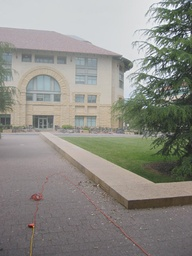
#> input picture image.jpg, 192 x 256 px, shrunk from 400 x 533 before the run, found by its file name
$ python main.py   (older library calls are emulated)
#> lines starting #> are read from the running program, lines starting #| are printed output that depends on the picture; long printed decimals are rounded
### ImgForm_Transmap/OptimizedTransmission.py
from ImgForm_Transmap.FindTransmission import *
import cv2
import cv2.ximgproc

def optimizedTrans_map(rgb):
    [h,w,k] = rgb.shape
    t,A=Transmission_map(rgb)
    temp = np.zeros((h,w),dtype=np.float32)
    J1 = np.zeros((h,w,k),dtype=np.uint8)


    '''Dehazed image in iteration 1'''
    for c in range(k):
        for i in range(h):
            for j in range(w):
                temp[i,j]=(((rgb[i,j][c] - A[c])/max(t[i,j],0.1)))+A[c]
        '''This is to normalize the image matrix of iteration 1 from 0 - 255'''
        minp=np.amin(temp)
        maxp=np.amax(temp)
        for i in range(h):
            for j in range(w):
                J1[i, j][c] = int(((temp[i, j] - minp) * 255) / (maxp - minp))


    '''S is size of local patch for darkchannel'''
    s = 3
    J1minchannel = np.zeros((h+s-1,w+s-1),dtype=np.float32)
    Iminchannel = np.zeros((h+s-1,w+s-1),dtype=np.float32)
    maxI = np.zeros((h,w),dtype=np.uint8)
    maxJ = np.zeros((h,w),dtype=np.uint8)
    minI = np.zeros((h,w),dtype=np.uint8)
    minJ = np.zeros((h,w),dtype=np.uint8)
    '''min channel/airlight of output image and Input image for optimized transmission'''
    for i in range(h):
        for j in range(w):
            J1minchannel[i, j]=min(J1[i,j][0]/A[0], J1[i,j][1]/A[1], J1[i,j][2]/A[2])
            Iminchannel[i, j] = min(rgb[i, j][0] / A[0], rgb[i, j][1] / A[1], rgb[i, j][2] / A[2])
            minI[i, j] = min(rgb[i, j][0], rgb[i, j][1], rgb[i, j][2])
            minJ[i, j] = min(J1[i, j][0], J1[i, j][1], J1[i, j][2])
            maxI[i, j] = max(rgb[i, j][0], rgb[i, j][1], rgb[i, j][2])
            maxJ[i, j] = max(J1[i, j][0], J1[i, j][1], J1[i, j][2])
    '''to extend the size of image for convolution multiplication'''
    for i in range(s-1):
        J1minchannel[h+i] = J1minchannel[i]
        Iminchannel[h + i] = Iminchannel[i]
    for i in range(h+s-1):
        for j in range(s-1):
            J1minchannel[i,w+j] = J1minchannel[i,j]
            Iminchannel[i,w+j] = Iminchannel[i,j]


    '''default omega value '''
    cmax=(255-np.mean(maxI))*np.std(maxJ)/(np.std(maxI)*(255-np.mean(maxJ)))
    cmin=(255-np.mean(minI))*np.std(minJ)/(np.std(minI)*(255-np.mean(minJ)))
    if(cmax>1.0):
        cmax = cmin
    t2 = np.zeros((h,w),dtype=np.uint8)
    '''optimized transmission map'''
    for i in range(h):
        for j in range(w):
            temp[i,j] = (255.0 -(np.amin(Iminchannel[i:i + s, j:j + s])))/max(1,(np.amin(J1minchannel[i:i + s, j:j + s])/0.95))
    '''This is to normalize the optimized transmission map'''
    minp = np.amin(temp)
    maxp = np.amax(temp)
    for i in range(h):
        for j in range(w):
            t2[i, j] = int(((temp[i, j]- minp) * 255) / (maxp - minp))


    '''t2 is the obtained optimized transmission map with block effect ,so we apply
    guided filtering to smoothen the image and remove block effect'''

    '''destinationimg=cv.ximgproc.guidedFilter(	guidedimg, srcimg, radius=1, eps=0.002[, dst[, dDepth]]	)'''
    t2 = cv2.ximgproc.guidedFilter(rgb,t2,3,5)
    #(np.mean(minI)*np.std(minJ)/(np.std(minI)*np.mean(minJ)))

    return t2,A,J1

### ImgForm_Transmap/FindTransmission.py
from ImgForm_Transmap.Airlight import *
from ImgForm_Transmap.Estimate_W import *

def Transmission_map(rgb):
    [h, w, k] = rgb.shape
    red = rgb[:, :, 2]
    green = rgb[:, :, 1]
    blue = rgb[:, :, 0]
    Ar = airLight(red)
    Ag = airLight(green)
    Ab = airLight(blue)

    s = 3
    # size of local patch
    mincolor = np.zeros((h + s - 1, w + s - 1), dtype=np.float32)
    '''to find min valu among channels and construct h,w image   minc(Ic/Ac)'''
    minI = np.zeros((h, w), dtype=np.uint8)
    '''minchannel of image'''
    for i in range(h):
        for j in range(w):
            minI[i,j]=min(red[i,j], green[i,j], blue[i,j])
            mincolor[i, j] = min(red[i,j]/Ar, green[i,j]/Ag, blue[i,j]/Ab)

    """To extend the size of image for convolution multiplication
    by copying the top rows to bottom and right colums to left"""
    for i in range(s - 1):
        mincolor[h + i] = mincolor[i]
    for i in range(h + s - 1):
        for j in range(s - 1):
            mincolor[i, w + j] = mincolor[i, j]

    '''To normalise values after division from 0 to 255'''
    minp = np.amin(mincolor)
    maxp = np.amax(mincolor)
    for i in range(h):
        for j in range(w):
            mincolor[i, j] = (mincolor[i, j] - minp) * 255.0 / (maxp - minp)

    minpatch = np.zeros((h, w), dtype=np.uint8)
    '''To find min values in local window this is final transmission map'''
    omega = 0.95
    '''generally omega between 0 and 1 take a arbitray value and
    find transmission map and use it find exact W for an image'''
    for i in range(h):
        for j in range(w):
            matx = np.array(mincolor[i:i + s, j:j + s])
            matx.resize((s,s))  # at edges we don't get n*n matrix, we will make other values to zero so that the size becomes n*
            minpatch[i, j] = int(255.0 - omega * (matx.min()))  # finding minimum of local patch and subracting from 255

    Amin=min(Ab,Ag,Ar)

    omega = estimate_W(minpatch, minI, Amin)
    for i in range(h):
        for j in range(w):
            matx = np.array(mincolor[i:i + s, j:j + s])
            matx.resize((s,s))  # at edges we don't get n*n matrix, we will make other values to zero so that the size becomes n*
            minpatch[i, j] = int(255.0 - omega[i,j] * (matx.min()))  # finding minimum of local patch and subracting from 255

    return minpatch,[Ab,Ag,Ar]

### ImgForm_Transmap/Airlight.py
import numpy as np
import cv2

def airLight(img):
    #img=cv2.cvtColor(rgb,cv2.COLOR_BGR2GRAY)
    l=(np.array(img).flatten().tolist())#flatten image to list
    l.sort(reverse=True)
    n=int(len(l)*0.001)#no.of pixels for 0.1% in image
    avg=0
    for i in range(0,n):
        avg+=l[i]
    return int(avg/n)

### ImgForm_Transmap/Estimate_W.py
import numpy as np

def estimate_W(T0,Imin,Amin):
    [h,w] = Imin.shape

    Jmin = np.zeros((h, w), dtype=np.float16)
    '''Jmin represents output image of min channel'''
    for i in range(h) :
        for j in range(w) :
            Jmin = (Imin[i,j] - Amin * 255)/max(0.1,T0[i,j]) + Amin

    N = np.std(Imin)/max(0.001,np.std(Jmin))
    if(N < 0.5):
        W0 = 0.9
    elif(N < 1):
        W0 = 0.8
    elif(N < 1.5):
        W0 = 0.7
    elif(N < 2) :
        W0 = 0.5
    else :
        W0 = 0.4
    '''w0 is constant based on N'''
    W = np.zeros((h, w), dtype=np.float)
    '''It contains omega values for each pixel'''

    Ivar = np.zeros((h, w), dtype=np.float)
    '''the matrix containing variance of pixel in local patch of radius 5'''
    for i in range(h):
        for j in range(w):
            if(i<5 and j<5):
                Ivar[i,j]= np.var(Imin[i:i + 6,j:j + 6])
            elif(i<5):
                Ivar[i,j]= np.var(Imin[i:i + 6,j-5:j + 6])
            elif(j<5):
                Ivar[i,j]= np.var(Imin[i-5:i + 6,j:j + 6])
            else:
                Ivar[i,j]= np.var(Imin[i-5:i + 6,j-5:j + 6])

    for i in range(h):
        for j in range(w):
            W[i,j] =(Imin[i,j]*(1-(Ivar[i,j]/np.max(Ivar)))*(1-W0)*W0/Amin)+W0
            '''calculating omega for each pixel'''

    return W

### psnr.py
import cv2
import numpy as np
import math

def psnr(target, ref):
    target_data = np.array(target, dtype=np.float64)
    ref_data = np.array(ref,dtype=np.float64)
    diff = ref_data - target_data
    diff = diff.flatten('C')
    rmse = math.sqrt(np.mean(diff ** 2.))

    return 20 * math.log10(255 / rmse)

### main.py
from ImgForm_Transmap.OptimizedTransmission import *
import cv2
from skimage.measure import compare_ssim as ssim
from psnr import *

rgb = cv2.imread("/Users/daggubatisirichandana/Desktop/Project/image.jpg")
#> rgb is the input picture: shape (256, 192, 3); mean B, G, R 134.8, 140.8, 141.8
[h, w, k] = rgb.shape
#> h = 256; w = 192; k = 3
t2,A,J= optimizedTrans_map(rgb)
#> in airLight, `l=(np.array(img).flatten().tolist())#flatten image to list`: l = 49152 items
#> in airLight, `n=int(len(l)*0.001)#no.of pixels for 0.1% in image`: n = 49
#> the loop in airLight, `for i in range(0,n):` made 49 passes
#> avg on passes 1 to 12: 249, 498, 746, 993, 1240, 1487, 1733, 1979, 2224, 2469, 2714, 2958
#> after the loop in airLight, `for i in range(0,n):`: avg = 11789
#> in Transmission_map, `Ar = airLight(red)`: Ar = 240
#> the loop in airLight (call 2), `for i in range(0,n):` made 49 passes
#> avg on passes 1 to 12: 255, 510, 765, 1020, 1275, 1530, 1785, 2039, 2293, 2547, 2800, 3053
#> in Transmission_map, `Ag = airLight(green)`: Ag = 248
#> in Transmission_map, `Ab = airLight(blue)`: Ab = 250
#> after the loop in Transmission_map, `for i in range(s - 1):`: mincolor: shape (258, 194) float32; min 0, max 1.02, mean 0.532
#> after the loop in Transmission_map, `for i in range(h + s - 1):`:
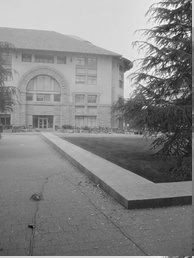
#> mincolor: shape (258, 194) float32; min 0.004, max 1.02, mean 0.537; drawn with min black and max white
#> in Transmission_map, `minp = np.amin(mincolor)`: minp = 0.004
#> in Transmission_map, `maxp = np.amax(mincolor)`: maxp = 1.02
#> after the loop in Transmission_map, `for i in range(h):`:
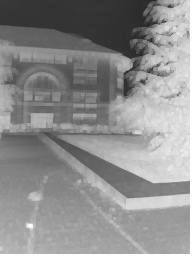
#> minpatch: shape (256, 192); min 38, max 255, mean 141.2
#> in Transmission_map, `Amin=min(Ab,Ag,Ar)`: Amin = 240
#> in estimate_W, `N = np.std(Imin)/max(0.001,np.std(Jmin))`: N = 47581.9
#> after the loop in Transmission_map, `for i in range(h):`:
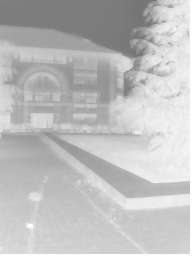
#> minpatch: shape (256, 192); min 115, max 255, mean 189.9
#> in optimizedTrans_map, `t,A=Transmission_map(rgb)`: A = [250, 248, 240]
#> after the loop in optimizedTrans_map, `for i in range(s-1):`: J1minchannel: shape (258, 194) float32; min 0, max 1.02, mean 0.376
#> after the loop in optimizedTrans_map, `for i in range(h+s-1):`:
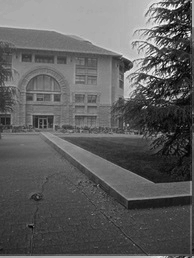
#> J1minchannel: shape (258, 194) float32; min 0, max 1.02, mean 0.379; drawn with min black and max white
#> in optimizedTrans_map, `cmax=(255-np.mean(maxI))*np.std(maxJ)/(np.std(maxI)*(255-np.mean(maxJ)))`: cmax = 0.76
#> in optimizedTrans_map, `cmin=(255-np.mean(minI))*np.std(minJ)/(np.std(minI)*(255-np.mean(minJ)))`: cmin = 0.73
#> in optimizedTrans_map, `minp = np.amin(temp)`: minp = 254.1
#> in optimizedTrans_map, `maxp = np.amax(temp)`: maxp = 255
#> in optimizedTrans_map, `t2 = cv2.ximgproc.guidedFilter(rgb,t2,3,5)`:
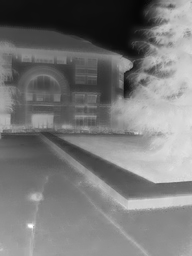
#> t2: shape (256, 192); min 6, max 255, mean 119.5
#> A = [250, 248, 240]
temp = np.zeros((h,w),dtype=np.float32)
J1 = np.zeros((h,w,k),dtype=np.uint8)

'''Dehazed image in iteration 1'''
for c in range(k):
    for i in range(h):
        for j in range(w):
            temp[i,j]=(((rgb[i,j][c] - A[c])/max(t2[i,j],0.1)))+A[c]
    '''This is to normalize the image matrix of iteration 1 from 0 - 255'''
    minp=np.amin(temp)
    maxp=np.amax(temp)
    for i in range(h):
        for j in range(w):
            J1[i, j][c] = int(((temp[i, j] - minp) * 255) / (maxp - minp))
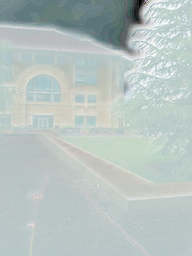
#> J1: shape (256, 192, 3); mean B, G, R 192.8, 195.4, 183.6


cv2.imshow("input.jpg",rgb)
cv2.imshow("new output.jpg",J1)
cv2.imshow("old output.jpg",J)
ssim_new = ssim(rgb, J1, data_range=np.amax(J1) - np.amin(J1),multichannel=True)
#> ssim_new = 0.561
ssim_old = ssim(rgb, J, data_range=np.amax(J) - np.amin(J),multichannel=True)
#> ssim_old = 0.893
print("output image ssim = ",ssim_old)
#| output image ssim =  0.8934
print("optimised output image ssim = ",ssim_new)
#| optimised output image ssim =  0.5613
print("output image psnr = ",psnr(rgb,J))
#> in psnr, `rmse = math.sqrt(np.mean(diff ** 2.))`: rmse = 38.45
#| output image psnr =  16.433
print("optimised output image psnr = ",psnr(rgb,J1))
#> in psnr (call 2), `diff = ref_data - target_data`:
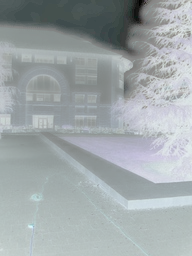
#> diff: shape (256, 192, 3) float64; mean B, G, R 57.9, 54.6, 41.8; drawn with min black and max white
#> in psnr (call 2), `rmse = math.sqrt(np.mean(diff ** 2.))`: rmse = 81.38
#| optimised output image psnr =  9.920


cv2.waitKey(0)
